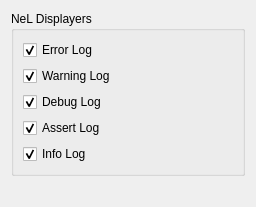
<?xml version="1.0" encoding="UTF-8"?>
<ui version="4.0">
 <class>CLogSettingsPage</class>
 <widget class="QWidget" name="CLogSettingsPage">
  <property name="geometry">
   <rect>
    <x>0</x>
    <y>0</y>
    <width>256</width>
    <height>207</height>
   </rect>
  </property>
  <property name="windowTitle">
   <string>Form</string>
  </property>
  <layout class="QGridLayout" name="gridLayout">
   <item row="0" column="0" colspan="2">
    <widget class="QGroupBox" name="displayerBox">
     <property name="title">
      <string>NeL Displayers</string>
     </property>
     <layout class="QGridLayout" name="gridLayout_6">
      <item row="0" column="0">
       <widget class="QCheckBox" name="errorCheck">
        <property name="text">
         <string>Error Log</string>
        </property>
        <property name="checked">
         <bool>true</bool>
        </property>
       </widget>
      </item>
      <item row="1" column="0">
       <widget class="QCheckBox" name="warningCheck">
        <property name="text">
         <string>Warning Log</string>
        </property>
        <property name="checked">
         <bool>true</bool>
        </property>
       </widget>
      </item>
      <item row="2" column="0">
       <widget class="QCheckBox" name="debugCheck">
        <property name="text">
         <string>Debug Log</string>
        </property>
        <property name="checked">
         <bool>true</bool>
        </property>
       </widget>
      </item>
      <item row="3" column="0">
       <widget class="QCheckBox" name="assertCheck">
        <property name="text">
         <string>Assert Log</string>
        </property>
        <property name="checked">
         <bool>true</bool>
        </property>
       </widget>
      </item>
      <item row="4" column="0">
       <widget class="QCheckBox" name="infoCheck">
        <property name="text">
         <string>Info Log</string>
        </property>
        <property name="checked">
         <bool>true</bool>
        </property>
       </widget>
      </item>
     </layout>
    </widget>
   </item>
   <item row="1" column="0" colspan="2">
    <spacer name="verticalSpacer">
     <property name="orientation">
      <enum>Qt::Vertical</enum>
     </property>
     <property name="sizeHint" stdset="0">
      <size>
       <width>20</width>
       <height>40</height>
      </size>
     </property>
    </spacer>
   </item>
  </layout>
 </widget>
 <resources>
  <include location="../../object_viewer_qt.qrc"/>
 </resources>
 <connections/>
</ui>
